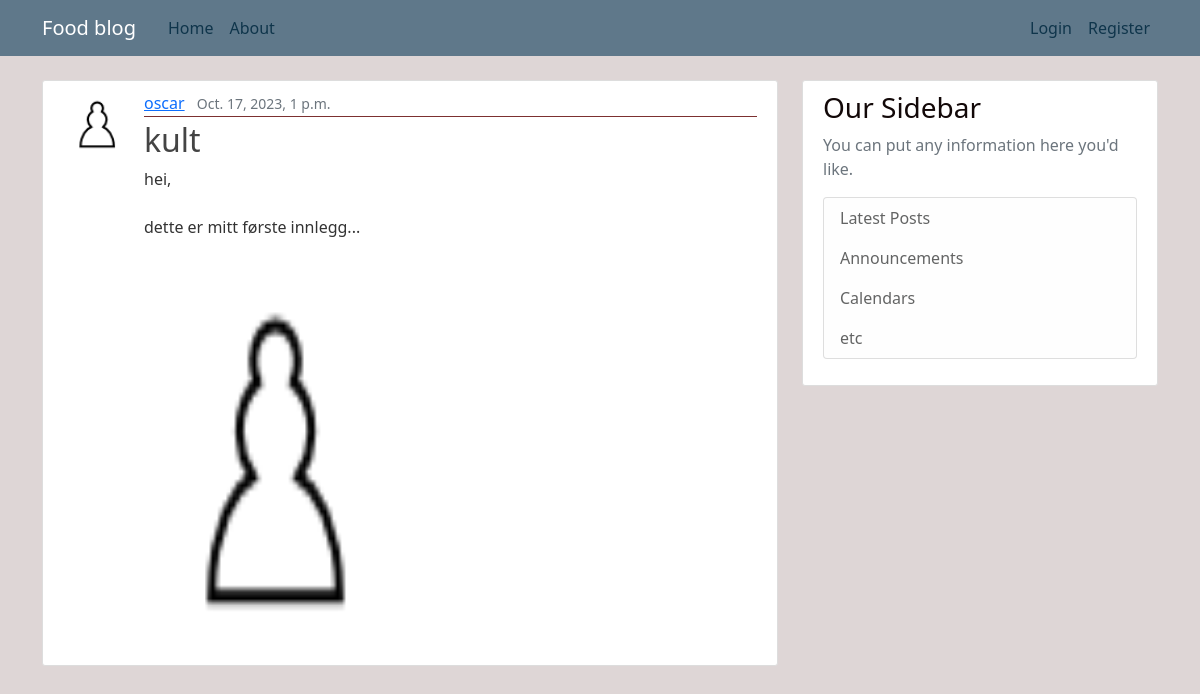
Before: /post/10/ with the older database file.
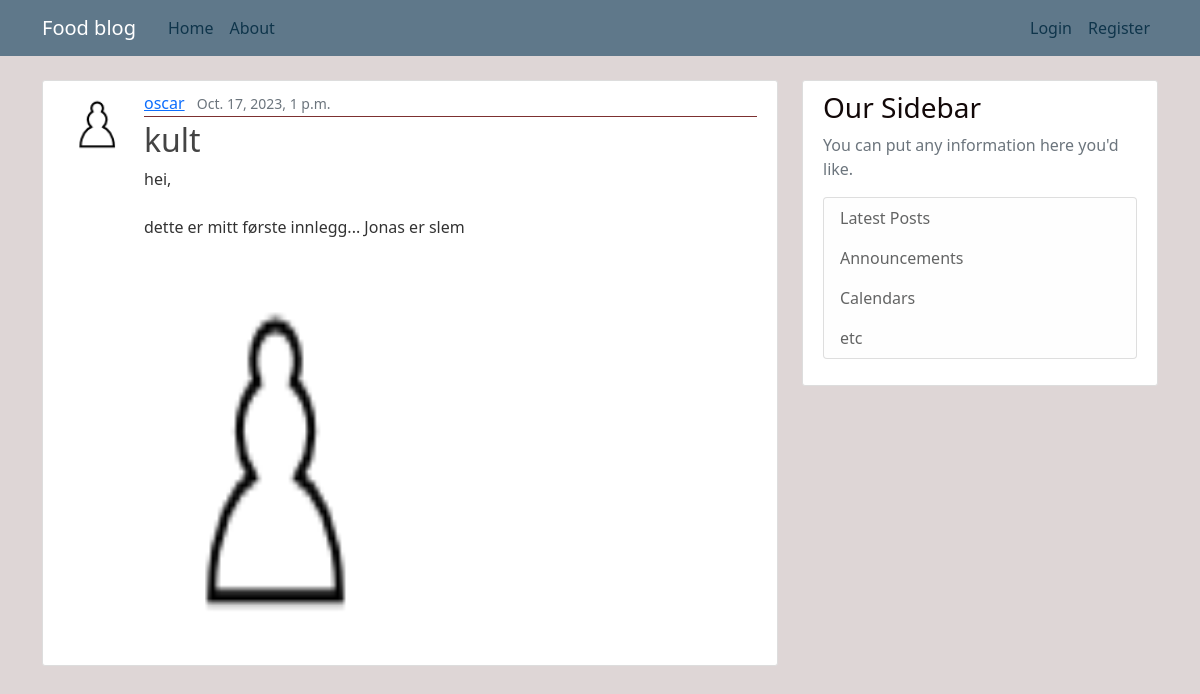
After: the same page with the newer database file.
### blog/models.py (models this page shows, shortened)
class Post(models.Model):
    title=models.CharField(max_length=100)
    content=models.TextField()
    picture=models.ImageField(upload_to='post_pics',blank=True)
    created_at=models.DateTimeField(default=timezone.now)
    author=models.ForeignKey(User,on_delete=models.CASCADE)

### users/models.py (models this page shows, shortened)
class Profile(models.Model):
    user=models.OneToOneField(User,on_delete=models.CASCADE)
    image=models.ImageField(default='default.jpg',upload_to='profile_pics')

### blog/views.py (the view)
# urls.py: path('post/<int:pk>/',PostDetailView.as_view(),name='post-detail'),
class PostDetailView(DetailView):
    model=Post

### blog/templates/blog/post_detail.html (shortened to what this page needs)
{%extends "blog/base.html"%}
{%block content%}
    <article class="media content-section">
        <img class="rounded-circle article-img " src="{{ object.author.profile.image.url }}">
        <div class="media-body">
        <div class="article-metadata">
            <a class="mr-2" href="{% url 'user-posts' post.author.username %}">{{ post.author }}</a>
            <small class="text-muted">{{ object.created_at }}</small>
        </div>
        <h2 class="article-title"> {{object.title}}</h2>
        <p class="article-content">{{ object.content }}</p>
        {%if post.picture %}
            <img height="400" width="250" src="{{ post.picture.url }}">
        {%endif%}
        </div>
    </article>
{%endblock content%}

Changed rows visible on the page:
changed Post "kult": content "hei, dette er mitt første innlegg..." → "hei, dette er mitt første innlegg... Jonas er slem"
